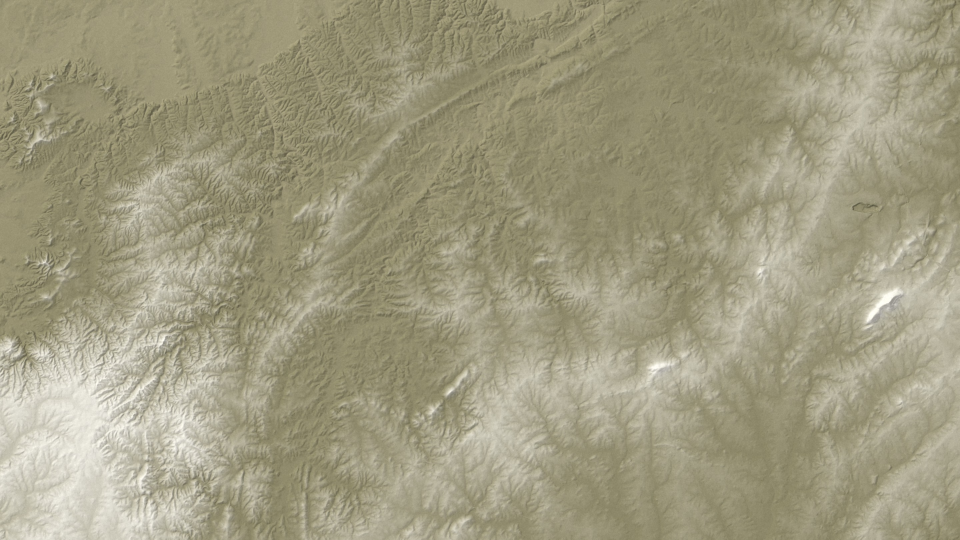
#> input picture cleburne/assets/pickett.jpg, 2880 x 1620 px, given in place of bg_vidiq.png, which was not available (shown at 1/3 size)
$ python make_thumb.py
#> lines starting #> are read from the running program, lines starting #| are printed output that depends on the picture; pictures that were not available may be replaced by others from this repository, and a replacement may not be noted
"""Thumbnail v3 (STYLE_LOCK 0b / HANDOVER 1b + §10, after the first live numbers): vidIQ battlefield (left 2/3) + O.P. Smith's
REAL public-domain photo cut out on the right third + red brush banner bottom-left, 1-3 words, no negation, same promise as
the title "O.P. Smith's Top 3 Legendary Tactical Moves | The Man Who Broke Out of Chosin". Based on rokossovsky/tools/make_thumb.py.
usage (from smith/): python3 tools/make_thumb.py  -> build/thumb/smith-thumb-{A,B}.jpg
"""
import os
from PIL import Image, ImageDraw, ImageFilter, ImageFont, ImageEnhance

W, H = 1280, 720
F = "tools/oswald-latin-700-normal.ttf"
os.makedirs("build/thumb", exist_ok=True)
bg = Image.open("build/thumb/bg_vidiq.png").convert("RGB").resize((W, H), Image.LANCZOS)
d = ImageDraw.Draw(bg); f = ImageFont.truetype(F, 22)
def tag(t, x, y):  # commander name tags on the map (formula), same style as the vidIQ place labels
#> called with t = 'SMITH', x = 586, y = 318
    w = d.textlength(t, font=f); d.rectangle([x, y, x + w + 18, y + 32], fill=(18, 16, 12)); d.rectangle([x, y, x + w + 18, y + 32], outline=(201, 180, 138), width=2)
#> after `w = d.textlength(t, font=f)`: w = 69.42
    d.text((x + 9, y + 2), t, font=f, fill=(247, 243, 234))
tag("SMITH", 586, 318); tag("SONG SHILUN", 690, 236)  # Smith on the blue column, Song on the red masses
bg = ImageEnhance.Brightness(bg).enhance(0.92)
cut = Image.open("assets/media/smith_full.png").convert("RGBA")  # rembg cut-out of the PD official portrait
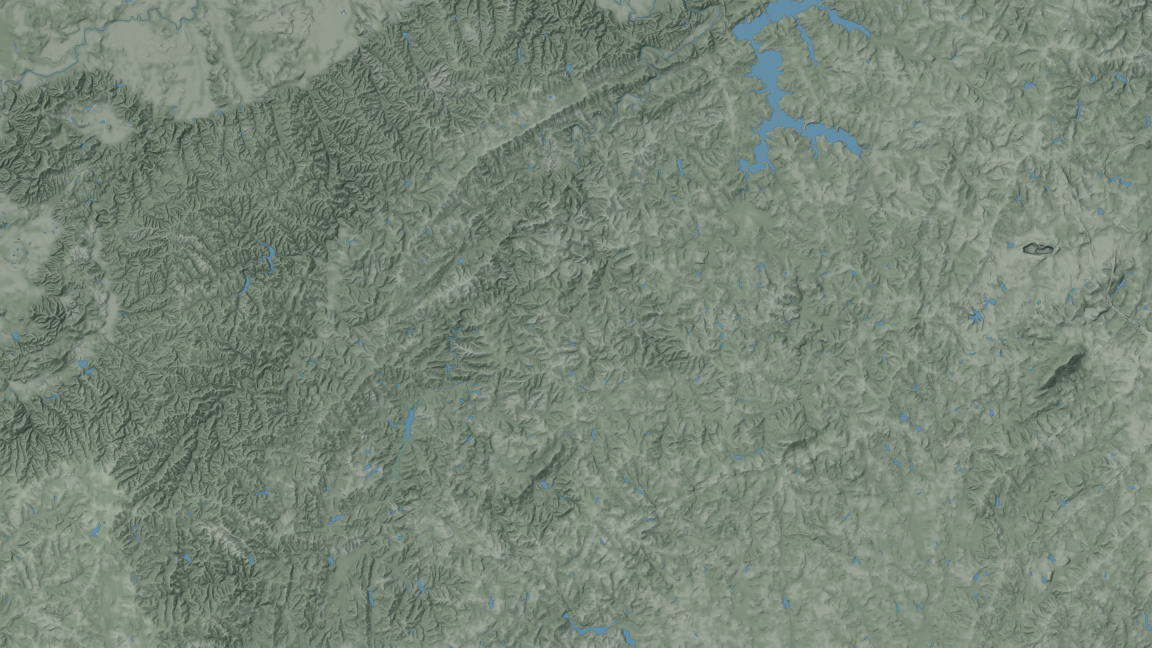
#> input picture cleburne/assets/pickett_hd_lift.jpg, 5760 x 3240 px, given in place of smith_full.png, which was not available (shown at 1/5 size)
cut = cut.crop(cut.getbbox())
g = ImageEnhance.Contrast(cut.convert("LA").convert("RGBA")).enhance(1.25)
g.putalpha(cut.split()[3])
h = int(H * 1.02); w = int(g.width * h / g.height); g = g.resize((w, h), Image.LANCZOS)
#> after `w = int(g.width * h / g.height)`: w = 1304
# soften the cut-out's straight left/bottom edges (the photo's own crop) into the background
fade = Image.new("L", (w, h), 255); fd = ImageDraw.Draw(fade)
#> after `fade = Image.new('L', (w, h), 255)`: fade: PIL image 1304x734 L; every value is 255
for i in range(int(w * 0.32)):
    fd.line([(i, 0), (i, h)], fill=int(255 * (i / (w * 0.32)) ** 1.4))
a = g.split()[3]; g.putalpha(Image.composite(a, Image.new("L", (w, h), 0), fade))
x0 = W - w + int(w * 0.06)
#> x0 = 54
shade = Image.new("RGBA", (W, H), (0, 0, 0, 0)); sd = ImageDraw.Draw(shade)
#> after `shade = Image.new('RGBA', (W, H), (0, 0, 0, 0))`: shade: PIL image 1280x720 RGBA; every value is 0
for i in range(460):
    sd.line([(W - 460 + i, 0), (W - 460 + i, H)], fill=(0, 0, 0, int(165 * i / 460)))
base = bg.convert("RGBA"); base.alpha_composite(shade); base.alpha_composite(g, (x0, H - h + 10))
#> after `base.alpha_composite(g, (x0, H - h + 10))`:
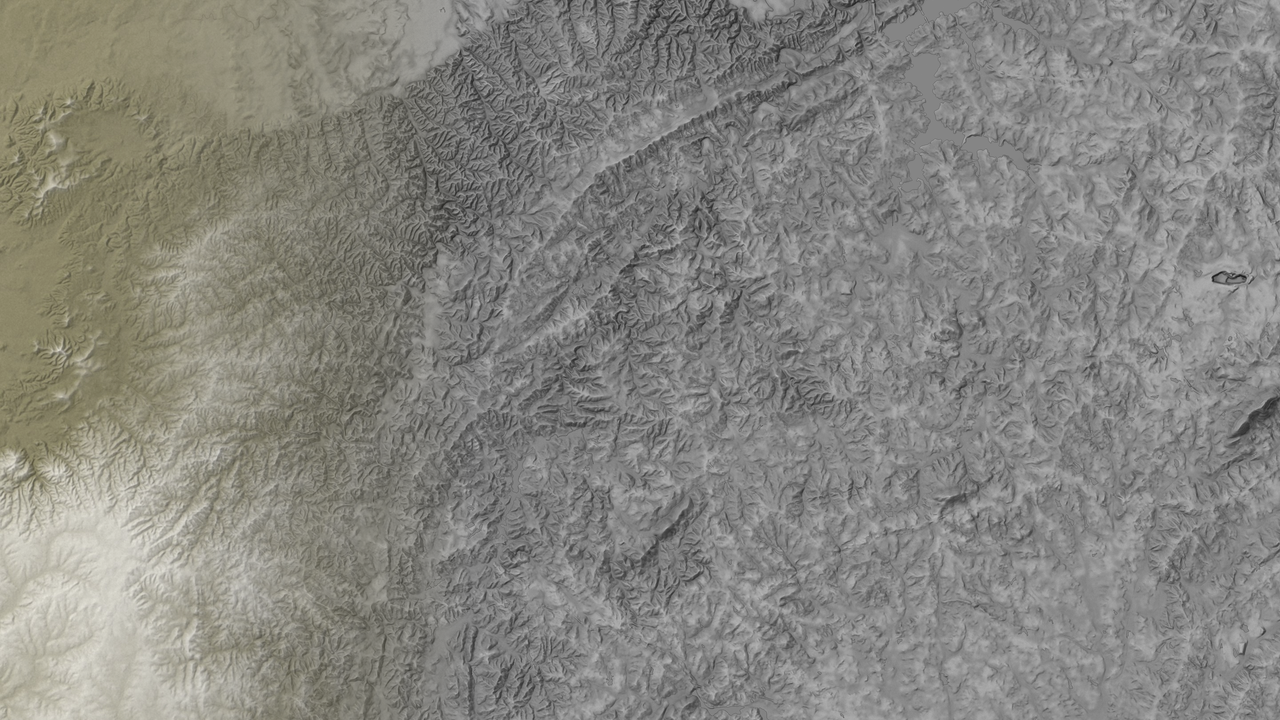
#> base: PIL image 1280x720 RGBA; mean R, G, B, A 134.2, 133.2, 127.9, 255


def banner(text, out, size):
#> called with text = 'SURROUNDED', out = 'build/thumb/smith-thumb-A-surrounded.jpg', size = 124
    im = base.copy(); dr = ImageDraw.Draw(im); ft = ImageFont.truetype(F, size)
    tw = dr.textlength(text, font=ft); bx, by = 34, H - size - 92
#> after `tw = dr.textlength(text, font=ft)`: tw = 892.2
    brush = Image.new("RGBA", (W, H), (0, 0, 0, 0)); bd = ImageDraw.Draw(brush)
    bd.polygon([(bx - 10, by + 14), (bx + tw + 60, by - 4), (bx + tw + 74, by + size + 40), (bx + 6, by + size + 54)], fill=(176, 18, 26, 240))
    im.alpha_composite(brush.filter(ImageFilter.GaussianBlur(1.2)))
    dr.text((bx + 26, by + 4), text, font=ft, fill=(255, 255, 255), stroke_width=2, stroke_fill=(60, 0, 0))
    im.convert("RGB").save(out, quality=92); print(out)
#> after `im.convert('RGB').save(out, quality=92)`:
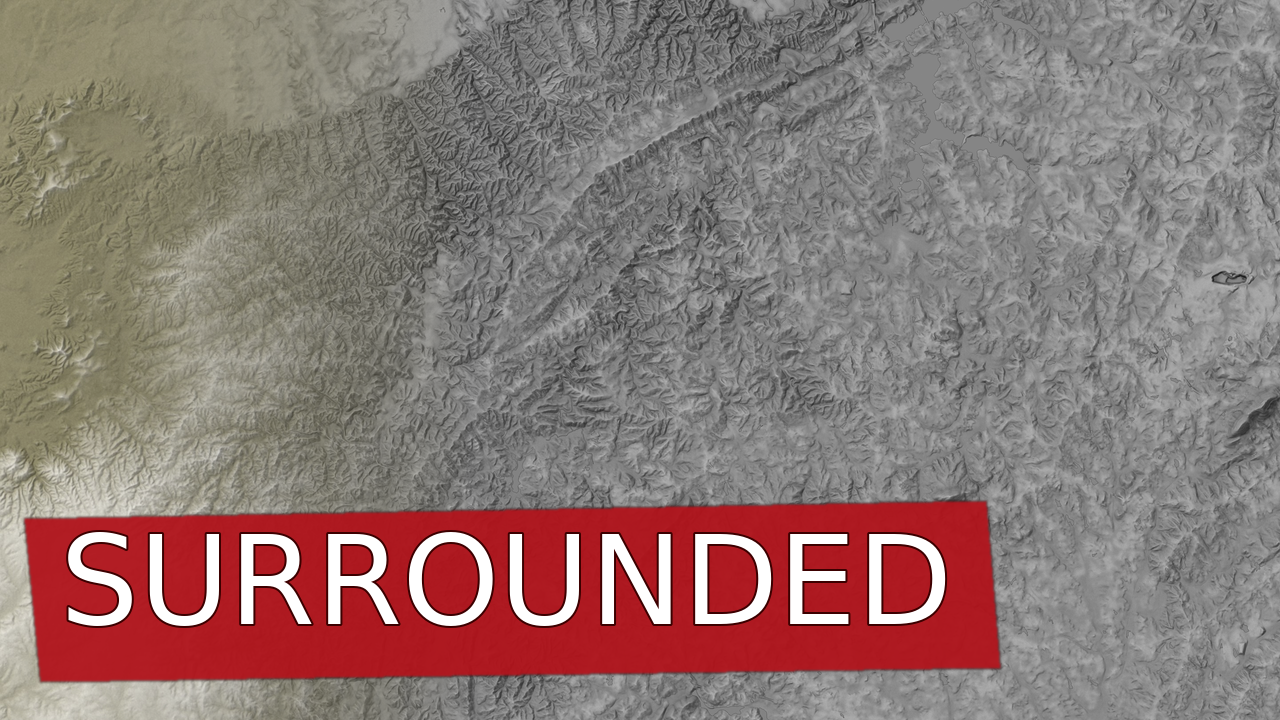
#> saved as smith-thumb-A-surrounded.jpg: PIL image 1280x720 RGB; mean R, G, B 140.4, 119.4, 115.8
#| build/thumb/smith-thumb-A-surrounded.jpg


banner("SURROUNDED", "build/thumb/smith-thumb-A-surrounded.jpg", 124)      # type 3 stakes: completes "Broke Out of Chosin"
banner("8 TO 1", "build/thumb/smith-thumb-B-8-to-1.jpg", 150)              # type 3 stakes: 15,000 vs 120,000, zero context needed
#> call 2 of banner, with text = '8 TO 1', out = 'build/thumb/smith-thumb-B-8-to-1.jpg', size = 150
#> in banner (call 2), `tw = dr.textlength(text, font=ft)`: tw = 495.9
#> in banner (call 2), `im.alpha_composite(brush.filter(ImageFilter.GaussianBlur(1.2)))`:
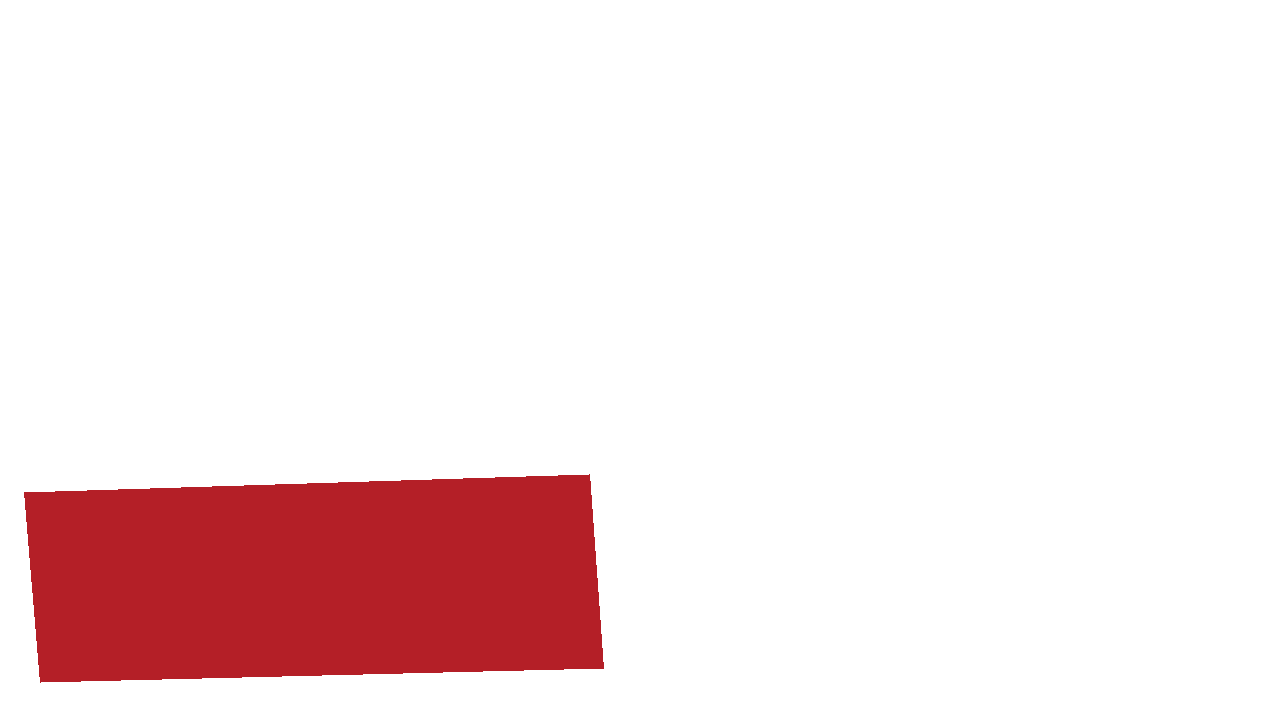
#> brush: PIL image 1280x720 RGBA; mean R, G, B, A 20.8, 2.1, 3.1, 28.3; transparent parts drawn white
#> in banner (call 2), `im.convert('RGB').save(out, quality=92)`:
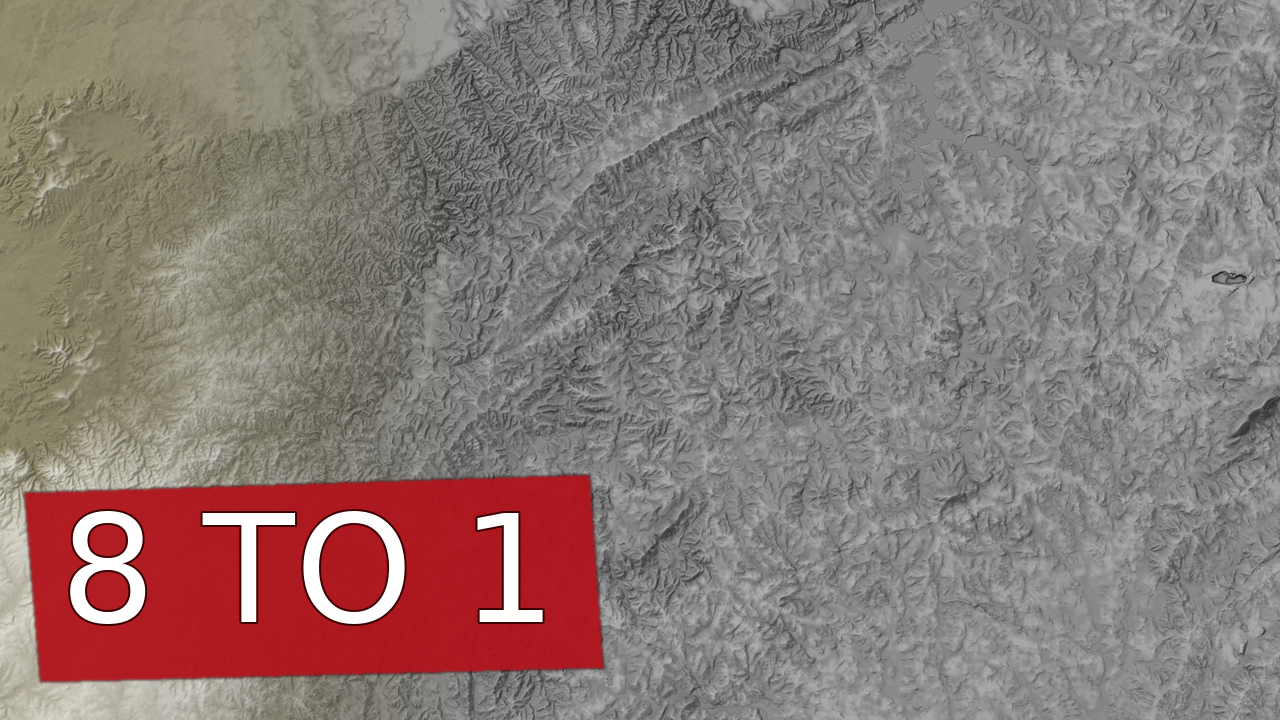
#> saved as smith-thumb-B-8-to-1.jpg: PIL image 1280x720 RGB; mean R, G, B 137.6, 121.9, 118.2
#| build/thumb/smith-thumb-B-8-to-1.jpg
